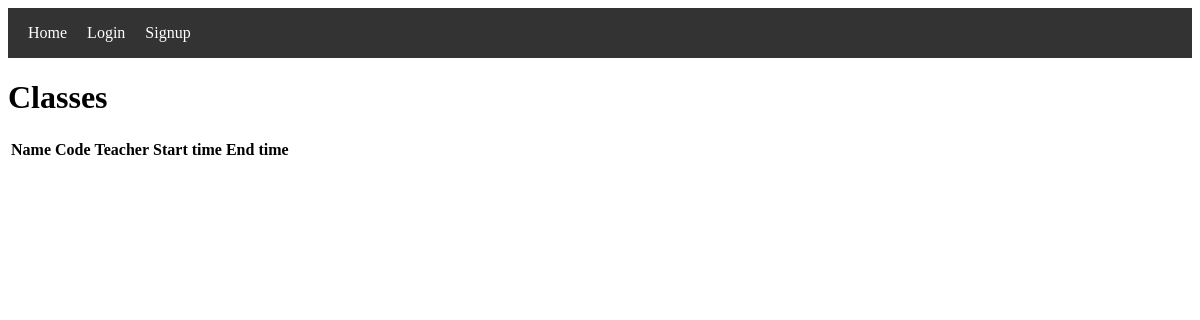
Page /classes/classes/ on the earlier database version.
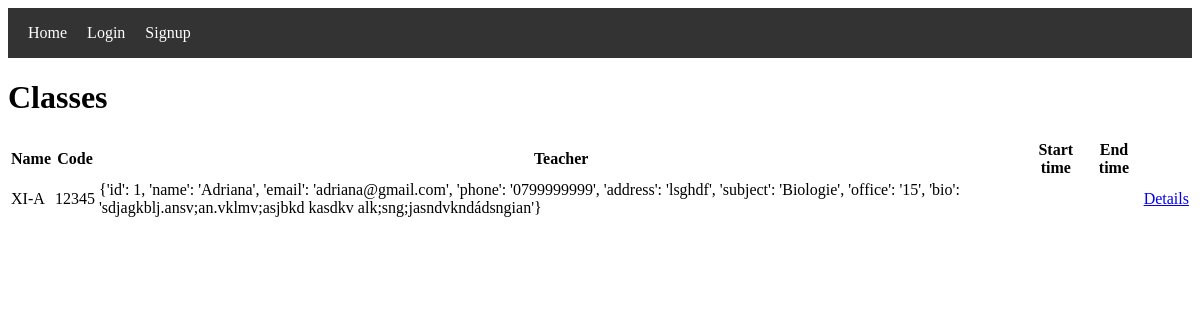
Same page on the later database version.
### classes/models.py (models this page shows, shortened)
class Class(models.Model):
    name = models.CharField(max_length=50)
    code = models.CharField(max_length=10, unique=True)
    teacher = models.ForeignKey(Teacher, on_delete=models.CASCADE)
    students = models.ManyToManyField(Student)
    start_time = models.TimeField()
    end_time = models.TimeField()

### classes/views.py (the view)
# urls.py: path('classes/', ClassListView.as_view(), name='class_list'),
class ClassListView(APIView):
    def get(self, request):
        classes = Class.objects.all()
        serializer = ClassSerializer(classes, many=True)
        return render(request, 'class_list.html', {'classes': serializer.data})

### classes/templates/classes/class_list.html (shortened to what this page needs)
{% extends 'base.html' %}
{% block content %}
    <h1>Classes</h1>
    <table>
        <thead>
        <tr>
            <th>Name</th>
            <th>Code</th>
            <th>Teacher</th>
            <th>Start time</th>
            <th>End time</th>
        </tr>
        </thead>
        <tbody>
        {% for class_obj in classes %}
            <tr>
                <td>{{ class_obj.name }}</td>
                <td>{{ class_obj.code }}</td>
                <td>{{ class_obj.teacher }}</td>
                <td>{{ class_obj.start_time }}</td>
                <td>{{ class_obj.end_time }}</td>
                <td><a href="{% url 'classes:class_detail_view' pk=class_obj.id %}">Details</a></td>
            </tr>
        {% endfor %}
        </tbody>
    </table>
{% endblock %}

### accounts/templates/accounts/base.html (shortened to what this page needs)
{% load static %}
<!DOCTYPE html>
<html>
<head>
    <link rel="stylesheet" type="text/css" href="{% static 'css/style.css' %}">
</head>
<body>
    <nav>
        <ul>
            <li><a href="{% url 'Home' %}">Home</a></li>
            {% if user.is_authenticated %}
                <li><a href="{% url 'Logout' %}">Logout</a></li>
                <li><a href="{% url 'Profile' %}">Profile</a></li>
                <li><a href="/students/students/">Students</a></li>
                <li><a href="/teachers/teachers/">Teachers</a></li>
                <li><a href="/classes/classes/">Classes</a></li>
                <li><a href="/classes/classes/">Library</a></li>
                <li><a href="/classes/classes/">Transport</a></li>
            {% else %}
                <li><a href="{% url 'Login' %}">Login</a></li>
                <li><a href="{% url 'Signup' %}">Signup</a></li>
            {% endif %}
        </ul>
    </nav>
    <div class="container">
        {% block content %}
        {% endblock %}
    </div>
</body>
</html>

### static/css/style.css (style rules this page uses)
nav { background-color: #333; color: #fff; display: flex; justify-content: space-between; align-items: center; height: 50px; padding: 0 20px; }
nav ul { display: flex; list-style: none; margin: 0; padding: 0; }
nav ul li { margin-right: 20px; }
nav a { color: #fff; text-decoration: none; }

Differences in the rows shown:
added Class: name "XI-A", code "12345"
Other differences:
new list line: "{'id': 1, 'name': 'Adriana', 'email': 'adriana@gmail.com', 'phone': '0799999999', 'address': 'lsghdf', 'subject': 'Biologie', 'office': '15', 'bio': 'sdjagkblj.ansv;an.vklmv;asjbkd kasdkv alk;sng;jasndvkndádsngian'} Details"
